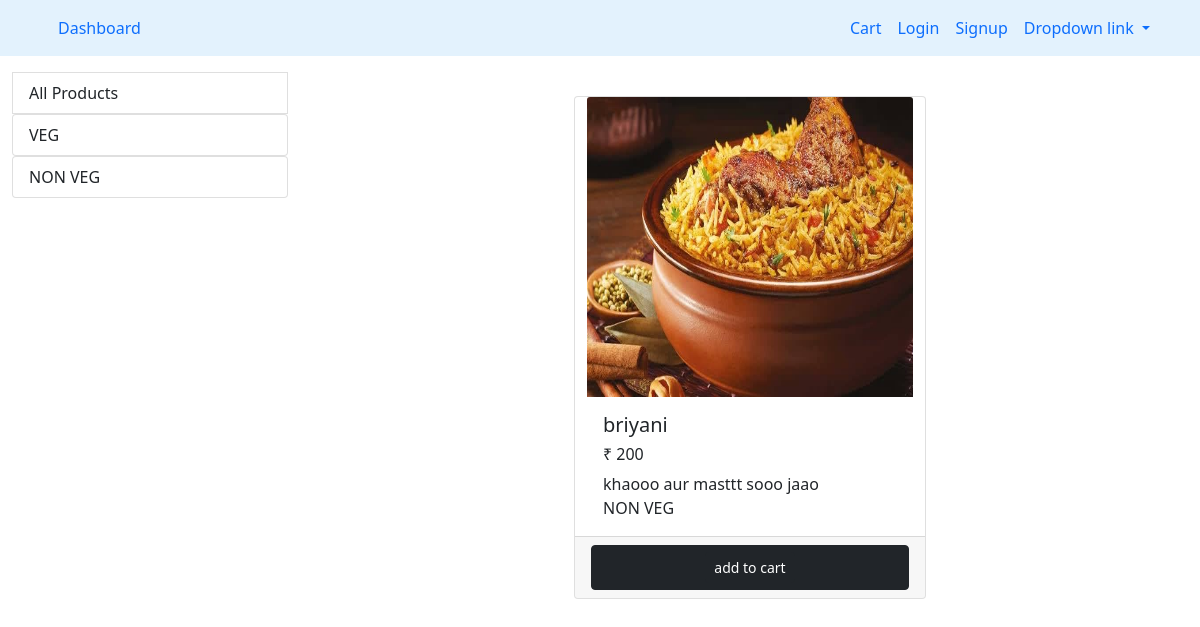
The app's page /?category=1, older data.
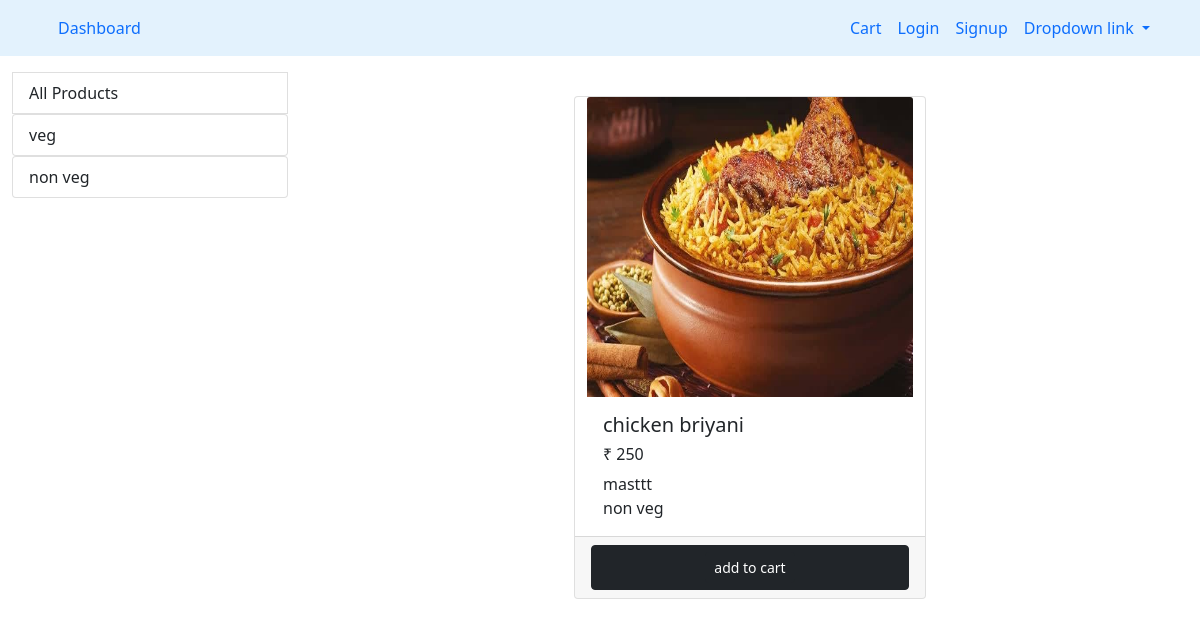
The same page, newer data.
### product/models.py (models this page shows, shortened)
class Category(models.Model):
    name=models.CharField(max_length=50)
    @staticmethod
    def get_all_category():
        return Category.objects.all()
    def __str__(self):
        return self.name

class Product(models.Model):
    name=models.CharField(max_length=50)
    price=models.IntegerField(default=0)
    category=models.ForeignKey(Category,on_delete=models.CASCADE,default=1)
    description = models.CharField(max_length=250)
    image=models.ImageField( upload_to="static/products")
    @staticmethod
    def get_by_id(ids):
        return Product.objects.filter(id__in=ids)

### product/views.py (the view, shortened to what this page needs)
# urls.py: path("",Index.as_view(),name="index"),
class Index(View):
    def get(self,request):
        cart=request.session.get('cart')
        if not cart:
            request.session['cart']={}
        products=None
        categorys=Category.get_all_category()
        Category_id=request.GET.get("category")
        if Category_id:
            products=Product.get_by_id(Category_id)
        else:
            products=Product.get_all_products()
        context={"products":products,"categorys":categorys}
        return render(request,"index.html",context)

### product/templatetags/cart.py (called while the page is built)
@register.filter(name="is_in_cart")
def is_in_cart(product,cart):
    keys=cart.keys()
    for id in keys:
        if int(id)==product.id:
            return True
    return False

### product/templatetags/custom.py (called while the page is built)
@register.filter(name="currency")
def currency(number):
    return "₹ " + str(number)

### templates/index.html (shortened to what this page needs)
{% extends 'base.html' %}
{% block body %}
{% load cart %}
{% load static %}
{% load custom %}
<div class="container-fluid mt-3">
<div class="row">
<div class="col-lg-3 mx-auto">
  <a class="list-group-item list-group-item-action " href="/">All Products</a>
  {% for category in categorys %}
  <div class="list-group">
    <a class="list-group-item list-group-item-action " href="/?category={{category.id}}">{{category.name}}</a>
  </div>
  {% endfor %}
</div>
<div id="product" class="col-lg-9 mx-auto">
<div class="row mx-auto mt-4">
{% for product in products %}
      <div class="card mx-auto mb-4" id="{{product.id}}" style="width: 22rem;">
  <img src="{{product.image.url}}" class="card-img-top" alt="..." width="250" height="300" >
  <div class="card-body ">
    <h5 class="card-title">{{product.name}}</h5>
    <h6 class="card-title">{{product.price|currency}}</h6>
    <p class="card-text">
    {{product.description}} <br>
    {{product.category}}
    </p>
  </div>
  <div class="card-footer row  ">
  {% if product|is_in_cart:request.session.cart %}
  <div class="row no-gutters" >
  <form action="/#{{product.id}}" method="POST" class="col-2">
  {% csrf_token %}
    <input hidden type="text" name="product" value="{{product.id}}">
  <input type="submit" value =" - " class="btn btn-block btn-dark">
  <input hidden type="text" name="remove" value="True">
  </form>
  <div class="text-center col "> {{product|count_cart:request.session.cart}} in Cart</div>
  <form action="/#{{product.id}}" method="POST" class="col-2">
  {% csrf_token %}
    <input hidden type="text" name="product" value="{{product.id}}">
  <input type="submit" value =" + " class="btn btn-block btn-dark">
  </form>
  </div>
    {% else %}
  <form action="/#{{product.id}}" method="POST" class="btn btn-block btn-dark">
    <input type="submit" class="float-center btn btn-dark btn-sm " value="add to cart">
    </form>
  {% endif %}
  </div>
</div>
    {% endfor %}
</div>
</div>
</div>
</div>
{% endblock body %}

### templates/base.html (shortened to what this page needs)
<!doctype html>
<html lang="en">
  <head>
    <link href="https://cdn.jsdelivr.net/npm/bootstrap@5.0.2/dist/css/bootstrap.min.css" rel="stylesheet">
  </head>
<nav class="navbar navbar-expand-lg " style="background-color: #e3f2fd;">
  <div class="container">
    <div class="collapse navbar-collapse" id="navbarButtonsExample">
      <ul class="navbar-nav me-auto mb-2 mb-lg-0">
        <li class="nav-item">
          <a class="nav-link" href="/">Dashboard</a>
        </li>
      </ul>
      <li class="navbar-nav my-0 my-lg-0">
        <a class="nav-link" href="/cart">Cart</a>
      </li>
        {% if user.is_authenticated %}
        <ul class="navbar-nav my-0 my-lg-0">
        <li class="nav-item">
          <a class="nav-link" >Hello , {{user.first_name}}</a>
        </li>
        <ul class="navbar-nav my-0 my-lg-0">
        <li class="nav-item">
          <a class="nav-link" href="/orders">Orders</a>
        </li>
        <li class="nav-item">
          <a class="nav-link" href="/logout">LogOUT</a>
        </li>
        {% else %}
        <ul class="navbar-nav my-0 my-lg-0">
        <li class="nav-item">
          <a class="nav-link" href="/login">Login</a>
        </li>
        <li class="nav-item">
          <a class="nav-link" href="/signup">Signup</a>
        </li>
        {% endif %}
        <li class="nav-item dropdown">
          <a class="nav-link dropdown-toggle" href="#" id="navbarDropdownMenuLink" role="button" data-bs-toggle="dropdown" aria-expanded="false">
            Dropdown link
          </a>
        </li>
        </ul>
      </div>
    </div>
</nav>
  <body>
    {% block body %}{% endblock body %}
  </body>
</html>

Row changes from the older to the newer data that the page shows:
changed Category: name "VEG" → "veg"
changed Category: name "NON VEG" → "non veg"
changed Product: name "briyani" → "chicken briyani"; price "₹ 200" → "₹ 250"; description "khaooo aur masttt sooo jaao" → "masttt"; category "NON VEG" → "non veg"
